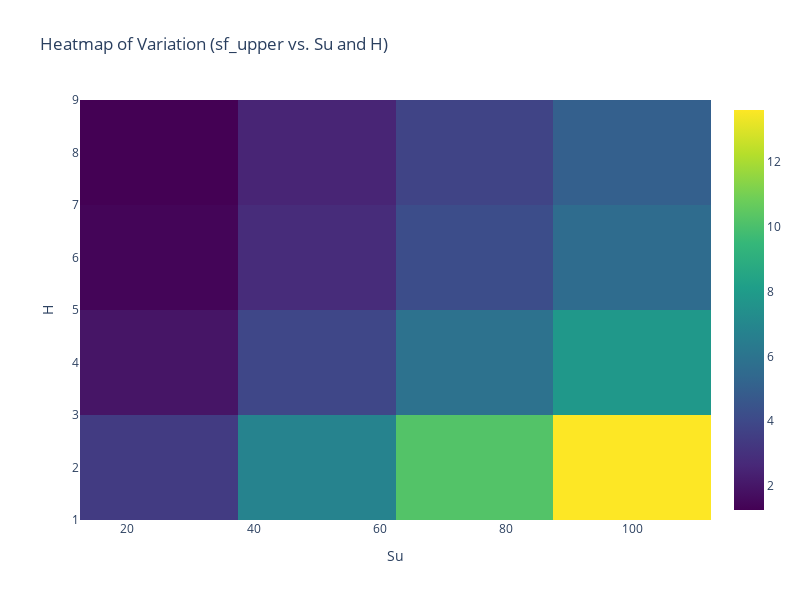

The code cell stored with this chart in its notebook:
### Code cell
# Create a heatmap using pivot_table
pivot_data = csv_data.pivot_table(values='sf_lower', index='H', columns='Su')
heatmap = go.Figure(data=go.Heatmap(
    z=pivot_data.values,
    x=pivot_data.columns,
    y=pivot_data.index,
    colorscale='Viridis'
))

# Customize the appearance
heatmap.update_layout(
    title='Heatmap of Variation (sf_upper vs. Su and H)',
    xaxis_title='Su',
    yaxis_title='H',
    width=800,
    height=600
)

# Show the interactive heatmap
heatmap.show()

### Figure 1 — Plotly figure (JSON) as saved in the notebook; plotly's stock layout.template omitted (floating-point values rounded to 4 significant figures)
{"data": [{"colorscale": [[0.0, "#440154"], [0.1111, "#482878"], [0.2222, "#3e4989"], [0.3333, "#31688e"], [0.4444, "#26828e"], [0.5556, "#1f9e89"], [0.6667, "#35b779"], [0.7778, "#6ece58"], [0.8889, "#b5de2b"], [1.0, "#fde725"]], "x": [25, 50, 75, 100], "y": [2, 4, 6, 8], "z": [[3.405, 6.807, 10.22, 13.62], [1.961, 3.923, 5.885, 7.846], [1.395, 2.791, 4.187, 5.581], [1.259, 2.518, 3.781, 5.037]], "type": "heatmap"}], "layout": {"title": {"text": "Heatmap of Variation (sf_upper vs. Su and H)"}, "xaxis": {"title": {"text": "Su"}}, "yaxis": {"title": {"text": "H"}}, "width": 800, "height": 600}}
